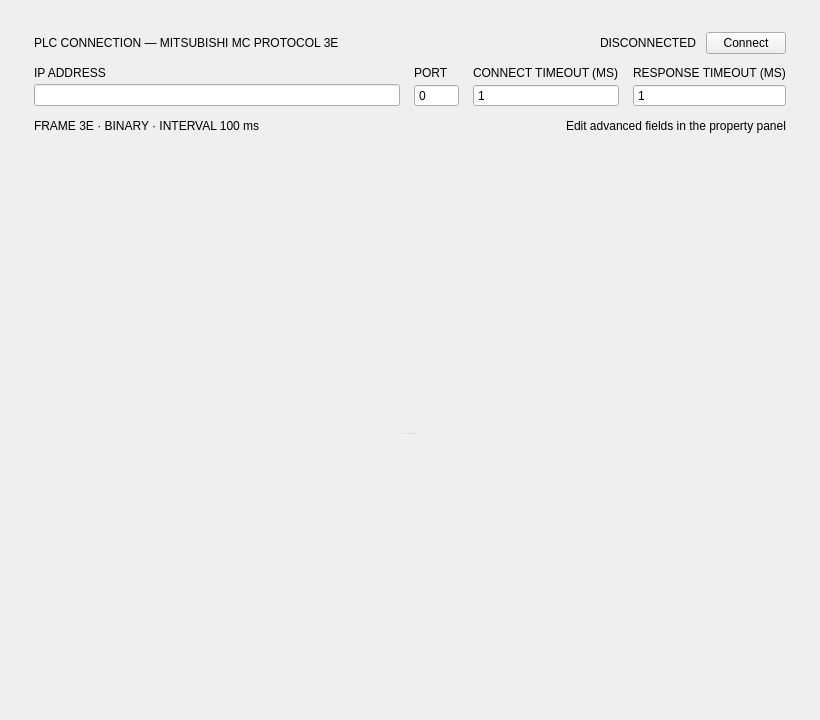
<?xml version="1.0" encoding="UTF-8"?>
<ui version="4.0">
 <class>MitsubishiMcDeviceWidget</class>
 <widget class="QWidget" name="MitsubishiMcDeviceWidget">
  <property name="geometry">
   <rect>
    <x>0</x>
    <y>0</y>
    <width>820</width>
    <height>720</height>
   </rect>
  </property>
  <property name="sizePolicy">
   <sizepolicy hsizetype="MinimumExpanding" vsizetype="Preferred">
    <horstretch>0</horstretch>
    <verstretch>0</verstretch>
   </sizepolicy>
  </property>
  <property name="windowTitle">
   <string>MC Protocol Device</string>
  </property>
  <layout class="QVBoxLayout" name="rootLayout">
   <property name="spacing">
    <number>0</number>
   </property>
   <property name="leftMargin">
    <number>0</number>
   </property>
   <property name="topMargin">
    <number>0</number>
   </property>
   <property name="rightMargin">
    <number>0</number>
   </property>
   <property name="bottomMargin">
    <number>0</number>
   </property>
   <item>
    <widget class="QFrame" name="frame_root">
     <property name="sizePolicy">
      <sizepolicy hsizetype="Preferred" vsizetype="Preferred">
       <horstretch>0</horstretch>
       <verstretch>0</verstretch>
      </sizepolicy>
     </property>
     <property name="frameShape">
      <enum>QFrame::Shape::NoFrame</enum>
     </property>
     <layout class="QVBoxLayout" name="rootInnerLayout">
      <property name="spacing">
       <number>14</number>
      </property>
      <property name="leftMargin">
       <number>16</number>
      </property>
      <property name="topMargin">
       <number>16</number>
      </property>
      <property name="rightMargin">
       <number>16</number>
      </property>
      <property name="bottomMargin">
       <number>16</number>
      </property>
      <item>
       <widget class="FrameBox" name="frame_connection">
        <property name="frameShape">
         <enum>QFrame::Shape::NoFrame</enum>
        </property>
        <layout class="QVBoxLayout" name="connLayout">
         <property name="spacing">
          <number>12</number>
         </property>
         <property name="leftMargin">
          <number>18</number>
         </property>
         <property name="topMargin">
          <number>16</number>
         </property>
         <property name="rightMargin">
          <number>18</number>
         </property>
         <property name="bottomMargin">
          <number>16</number>
         </property>
         <item>
          <layout class="QHBoxLayout" name="connHeaderRow">
           <property name="spacing">
            <number>10</number>
           </property>
           <item>
            <widget class="QLabel" name="lbl_conn_title">
             <property name="text">
              <string>PLC CONNECTION — MITSUBISHI MC PROTOCOL 3E</string>
             </property>
            </widget>
           </item>
           <item>
            <spacer name="connHeaderSpacer">
             <property name="orientation">
              <enum>Qt::Orientation::Horizontal</enum>
             </property>
             <property name="sizeHint" stdset="0">
              <size>
               <width>20</width>
               <height>10</height>
              </size>
             </property>
            </spacer>
           </item>
           <item>
            <widget class="ConnectionStateDot" name="lbl_conn_dot">
             <property name="minimumSize">
              <size>
               <width>10</width>
               <height>10</height>
              </size>
             </property>
             <property name="maximumSize">
              <size>
               <width>10</width>
               <height>10</height>
              </size>
             </property>
             <property name="text">
              <string/>
             </property>
            </widget>
           </item>
           <item>
            <widget class="ConnectionStateLabel" name="lbl_conn_state">
             <property name="text">
              <string>DISCONNECTED</string>
             </property>
            </widget>
           </item>
           <item>
            <widget class="ConnectionActionButton" name="btn_connect">
             <property name="cursor">
              <cursorShape>PointingHandCursor</cursorShape>
             </property>
             <property name="focusPolicy">
              <enum>Qt::FocusPolicy::NoFocus</enum>
             </property>
             <property name="text">
              <string>Connect</string>
             </property>
            </widget>
           </item>
          </layout>
         </item>
         <item>
          <layout class="QGridLayout" name="connFieldGrid">
           <property name="horizontalSpacing">
            <number>14</number>
           </property>
           <property name="verticalSpacing">
            <number>4</number>
           </property>
           <item row="0" column="0">
            <widget class="QLabel" name="lbl_ip">
             <property name="text">
              <string>IP ADDRESS</string>
             </property>
            </widget>
           </item>
           <item row="0" column="1">
            <widget class="QLabel" name="lbl_port">
             <property name="text">
              <string>PORT</string>
             </property>
            </widget>
           </item>
           <item row="0" column="2">
            <widget class="QLabel" name="lbl_conn_timeout">
             <property name="text">
              <string>CONNECT TIMEOUT (MS)</string>
             </property>
            </widget>
           </item>
           <item row="0" column="3">
            <widget class="QLabel" name="lbl_resp_timeout">
             <property name="text">
              <string>RESPONSE TIMEOUT (MS)</string>
             </property>
            </widget>
           </item>
           <item row="1" column="0">
            <widget class="QLineEdit" name="ledit_ip"/>
           </item>
           <item row="1" column="1">
            <widget class="QSpinBox" name="spb_port">
             <property name="buttonSymbols">
              <enum>QAbstractSpinBox::ButtonSymbols::NoButtons</enum>
             </property>
             <property name="minimum">
              <number>0</number>
             </property>
             <property name="maximum">
              <number>65535</number>
             </property>
            </widget>
           </item>
           <item row="1" column="2">
            <widget class="QSpinBox" name="spb_conn_timeout">
             <property name="buttonSymbols">
              <enum>QAbstractSpinBox::ButtonSymbols::NoButtons</enum>
             </property>
             <property name="minimum">
              <number>1</number>
             </property>
             <property name="maximum">
              <number>10000</number>
             </property>
            </widget>
           </item>
           <item row="1" column="3">
            <widget class="QSpinBox" name="spb_resp_timeout">
             <property name="buttonSymbols">
              <enum>QAbstractSpinBox::ButtonSymbols::NoButtons</enum>
             </property>
             <property name="minimum">
              <number>1</number>
             </property>
             <property name="maximum">
              <number>10000</number>
             </property>
            </widget>
           </item>
          </layout>
         </item>
         <item>
          <layout class="QHBoxLayout" name="connMetaRow">
           <property name="spacing">
            <number>16</number>
           </property>
           <item>
            <widget class="QLabel" name="lbl_meta_frame">
             <property name="text">
              <string>FRAME 3E · BINARY · INTERVAL 100 ms</string>
             </property>
            </widget>
           </item>
           <item>
            <spacer name="metaSpacer">
             <property name="orientation">
              <enum>Qt::Orientation::Horizontal</enum>
             </property>
             <property name="sizeHint" stdset="0">
              <size>
               <width>20</width>
               <height>10</height>
              </size>
             </property>
            </spacer>
           </item>
           <item>
            <widget class="QLabel" name="lbl_meta_hint">
             <property name="text">
              <string>Edit advanced fields in the property panel</string>
             </property>
            </widget>
           </item>
          </layout>
         </item>
        </layout>
       </widget>
      </item>
      <item>
       <widget class="QSplitter" name="splitter_device_table">
        <property name="orientation">
         <enum>Qt::Orientation::Vertical</enum>
        </property>
        <property name="handleWidth">
         <number>6</number>
        </property>
        <property name="childrenCollapsible">
         <bool>false</bool>
        </property>
        <widget class="QWidget" name="container_m">
         <layout class="QVBoxLayout" name="layout_m_container">
          <property name="spacing">
           <number>0</number>
          </property>
          <property name="leftMargin">
           <number>0</number>
          </property>
          <property name="topMargin">
           <number>0</number>
          </property>
          <property name="rightMargin">
           <number>0</number>
          </property>
          <property name="bottomMargin">
           <number>0</number>
          </property>
         </layout>
        </widget>
        <widget class="QWidget" name="container_d">
         <layout class="QVBoxLayout" name="layout_d_container">
          <property name="spacing">
           <number>0</number>
          </property>
          <property name="leftMargin">
           <number>0</number>
          </property>
          <property name="topMargin">
           <number>0</number>
          </property>
          <property name="rightMargin">
           <number>0</number>
          </property>
          <property name="bottomMargin">
           <number>0</number>
          </property>
         </layout>
        </widget>
       </widget>
      </item>
     </layout>
    </widget>
   </item>
  </layout>
 </widget>
 <customwidgets>
  <customwidget>
   <class>FrameBox</class>
   <extends>QFrame</extends>
   <header location="global">form/widgets/frame_box.h</header>
   <container>1</container>
  </customwidget>
  <customwidget>
   <class>ConnectionStateDot</class>
   <extends>QLabel</extends>
   <header location="global">form/widgets/connection_state_dot.h</header>
  </customwidget>
  <customwidget>
   <class>ConnectionStateLabel</class>
   <extends>QLabel</extends>
   <header location="global">form/widgets/connection_state_label.h</header>
  </customwidget>
  <customwidget>
   <class>ConnectionActionButton</class>
   <extends>QPushButton</extends>
   <header location="global">form/widgets/connection_action_button.h</header>
  </customwidget>
 </customwidgets>
 <resources/>
 <connections/>
</ui>
